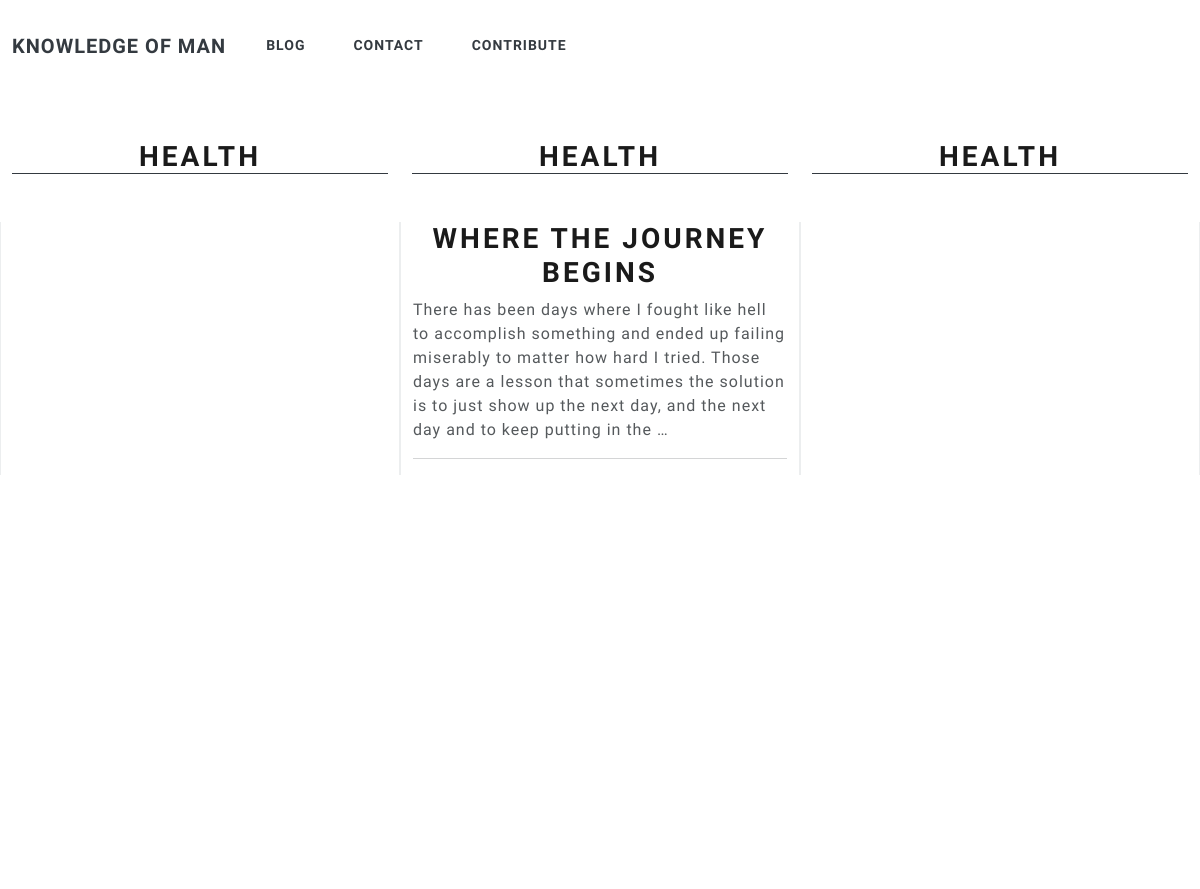
/ (upper part), run on an earlier commit of the app's database.
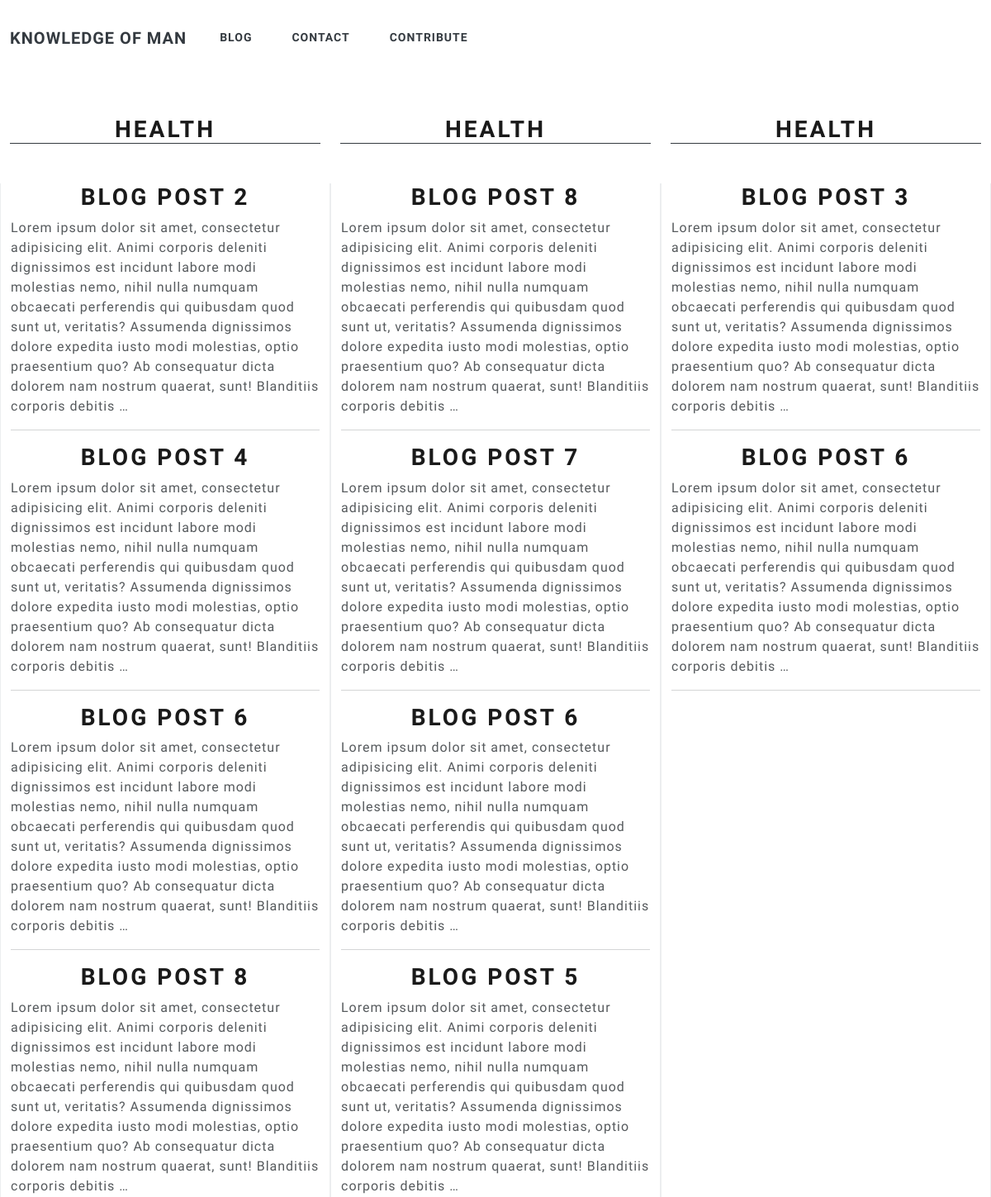
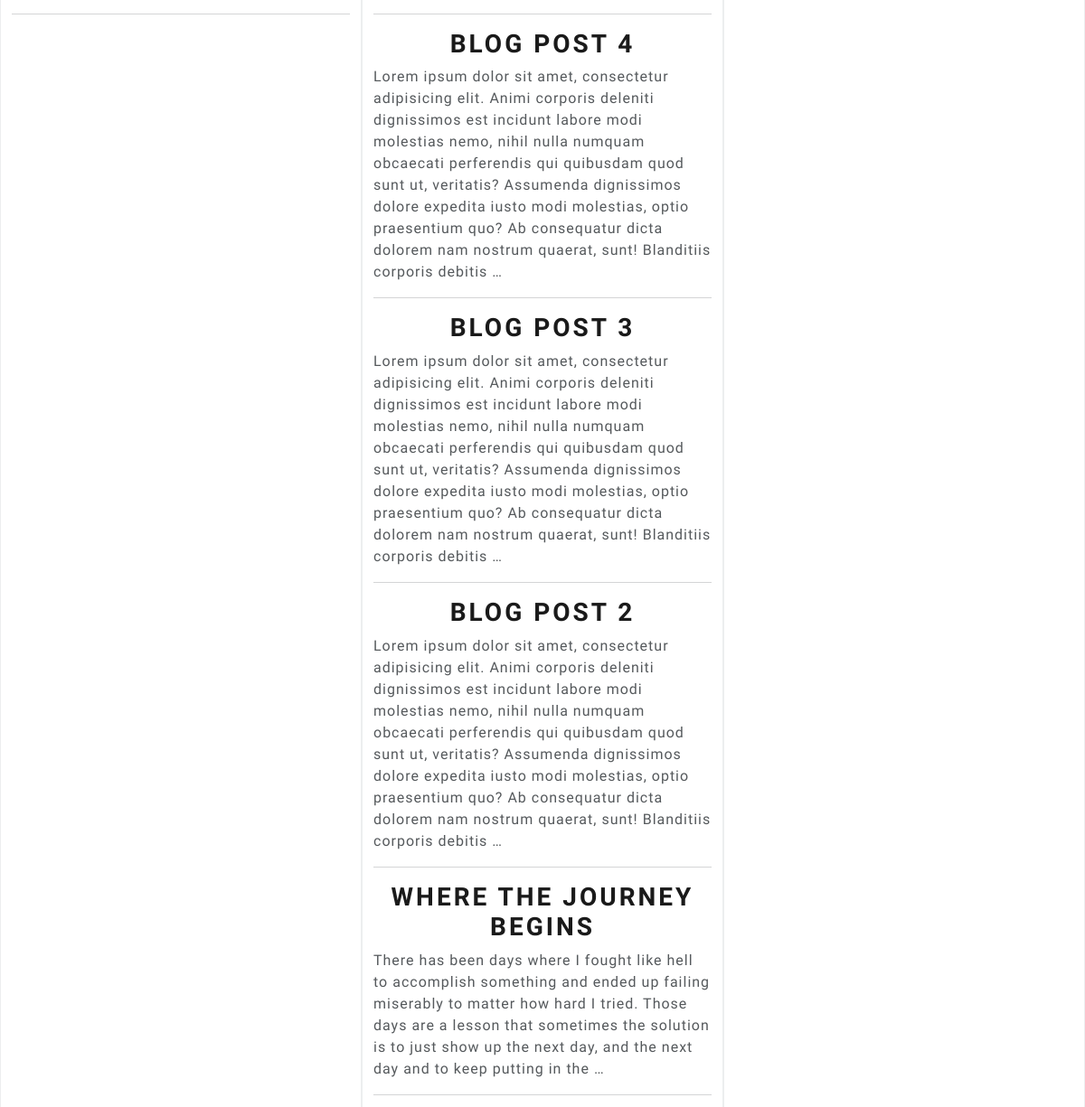
And on a later commit of the database (2 pictures, top to bottom).
### blog/models.py (models this page shows, shortened)
class Post(models.Model):
    title = models.CharField(max_length=200)
    author = models.ForeignKey(PostAuthor, on_delete=models.SET_NULL, null=True)
    post_card_image = ResizedImageField([300, 300], null=True, blank=True, upload_to="blog/static/images/", quality=100)
    description = models.TextField(max_length=3500, help_text="Enter your blog text here")
    post_date = models.DateField(default=date.today)
    class Meta:
        ordering = ["-post_date"]

### blog/views.py (the view)
# urls.py: path('', views.index, name='index'),
def index(request):
    posts = Post.objects.all()
    context = {
        'posts': posts
    }
    return render(request, 'blog/index.html', context)

### blog/templates/blog/index.html
{% extends 'blog/base.html' %}
{% load static %}
{% block content %}
    <div class="container-fluid">
        <div class="row">
            <div class="col">
                <h2 class="my-5 text-center  border-bottom border-dark">Health</h2>
            </div>
            <div class="col">
                <h2 class="my-5 text-center  border-bottom border-dark">Health</h2>
            </div>
            <div class="col">
                <h2 class="my-5 text-center  border-bottom border-dark">Health</h2>
            </div>
        </div>
    </div>
    <div class="container-fluid">
        <div class="row">
            <div class="col border-end border-start ">
                {% for post in posts %}
                    {% if post.id|divisibleby:2 %}
                        <article class="w-100">
                            <h2 class="text-center">{{ post.title }}</h2>
                            <div>{{ post.description|truncatewords:50|safe }}</div>
                        </article>
                        <hr>
                    {% endif %}
                {% endfor %}
            </div>
            <div class="col border-end border-start ">
                {% for post in posts reversed %}
                    <article class="w-100">
                        <h2 class="text-center">{{ post.title }}</h2>
                        <div>{{ post.description|truncatewords:50|safe }}</div>
                    </article>
                    <hr>
                {% endfor %}
            </div>
            <div class="col border-end border-start ">
                {% for post in posts %}
                    {% if post.id|divisibleby:3 %}
                        <article class="w-100">
                            <h2 class="text-center">{{ post.title }}</h2>
                            <div>{{ post.description|truncatewords:50|safe }}</div>
                        </article>
                        <hr>
                    {% endif %}
                {% endfor %}
            </div>
        </div>
    </div>
{% endblock content %}

What changed in the data, as far as the page shows it:
added Post: title "BLOG POST 2", description "Lorem ipsum dolor sit amet, consectetur adipisicing elit. Animi corporis deleniti dignissimos est incidunt labore modi molestias nemo, nihil nulla numquam obcaecati perferendis qui quibusdam quod sunt ut, veritatis? Assumenda dignissimos dolore expedita iusto modi molestias, optio praesentium quo? Ab consequatur dicta dolorem nam nostrum quaerat, sunt! Blanditiis corporis debitis …"
added Post: title "BLOG POST 4", description "Lorem ipsum dolor sit amet, consectetur adipisicing elit. Animi corporis deleniti dignissimos est incidunt labore modi molestias nemo, nihil nulla numquam obcaecati perferendis qui quibusdam quod sunt ut, veritatis? Assumenda dignissimos dolore expedita iusto modi molestias, optio praesentium quo? Ab consequatur dicta dolorem nam nostrum quaerat, sunt! Blanditiis corporis debitis …"
added Post: title "BLOG POST 6", description "Lorem ipsum dolor sit amet, consectetur adipisicing elit. Animi corporis deleniti dignissimos est incidunt labore modi molestias nemo, nihil nulla numquam obcaecati perferendis qui quibusdam quod sunt ut, veritatis? Assumenda dignissimos dolore expedita iusto modi molestias, optio praesentium quo? Ab consequatur dicta dolorem nam nostrum quaerat, sunt! Blanditiis corporis debitis …"
added Post: title "BLOG POST 8", description "Lorem ipsum dolor sit amet, consectetur adipisicing elit. Animi corporis deleniti dignissimos est incidunt labore modi molestias nemo, nihil nulla numquam obcaecati perferendis qui quibusdam quod sunt ut, veritatis? Assumenda dignissimos dolore expedita iusto modi molestias, optio praesentium quo? Ab consequatur dicta dolorem nam nostrum quaerat, sunt! Blanditiis corporis debitis …"
added Post: title "BLOG POST 7", description "Lorem ipsum dolor sit amet, consectetur adipisicing elit. Animi corporis deleniti dignissimos est incidunt labore modi molestias nemo, nihil nulla numquam obcaecati perferendis qui quibusdam quod sunt ut, veritatis? Assumenda dignissimos dolore expedita iusto modi molestias, optio praesentium quo? Ab consequatur dicta dolorem nam nostrum quaerat, sunt! Blanditiis corporis debitis …"
added Post: title "BLOG POST 5", description "Lorem ipsum dolor sit amet, consectetur adipisicing elit. Animi corporis deleniti dignissimos est incidunt labore modi molestias nemo, nihil nulla numquam obcaecati perferendis qui quibusdam quod sunt ut, veritatis? Assumenda dignissimos dolore expedita iusto modi molestias, optio praesentium quo? Ab consequatur dicta dolorem nam nostrum quaerat, sunt! Blanditiis corporis debitis …"
added Post: title "BLOG POST 3", description "Lorem ipsum dolor sit amet, consectetur adipisicing elit. Animi corporis deleniti dignissimos est incidunt labore modi molestias nemo, nihil nulla numquam obcaecati perferendis qui quibusdam quod sunt ut, veritatis? Assumenda dignissimos dolore expedita iusto modi molestias, optio praesentium quo? Ab consequatur dicta dolorem nam nostrum quaerat, sunt! Blanditiis corporis debitis …"
